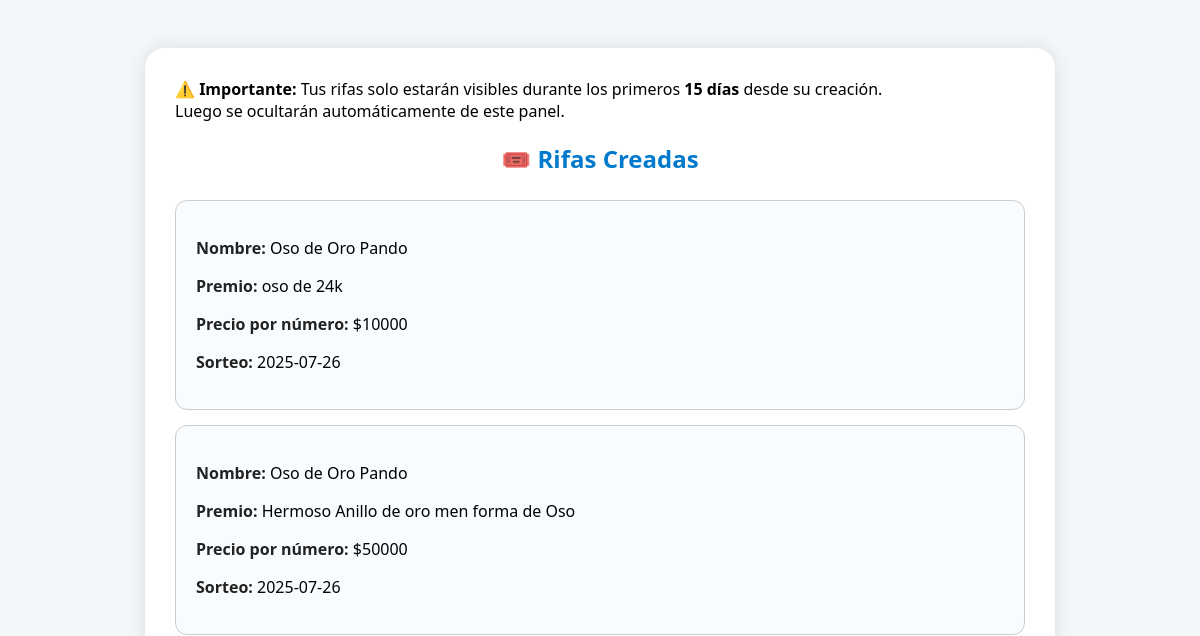
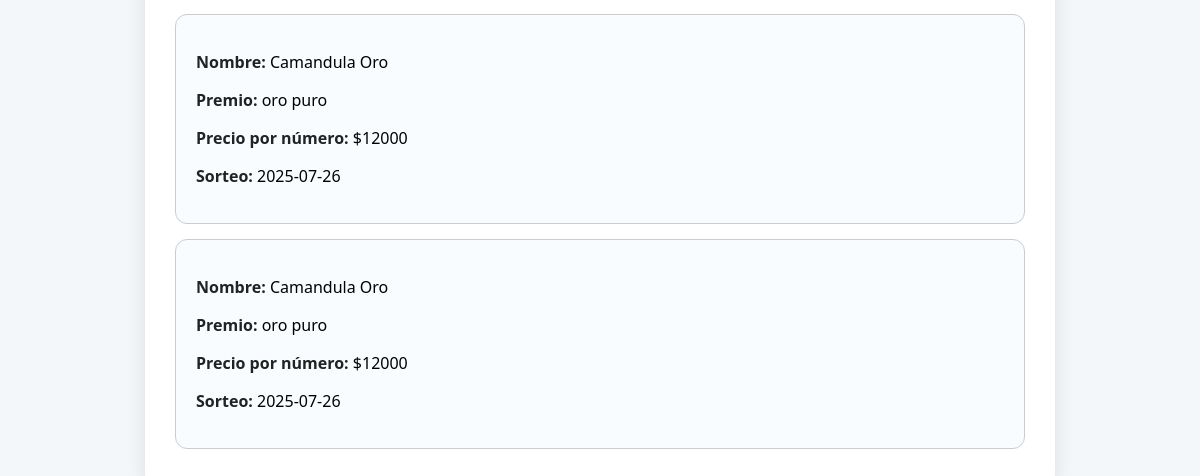
Before: /admin/ver-rifas/Geicajoyas with the older database file (2 pictures, top to bottom).
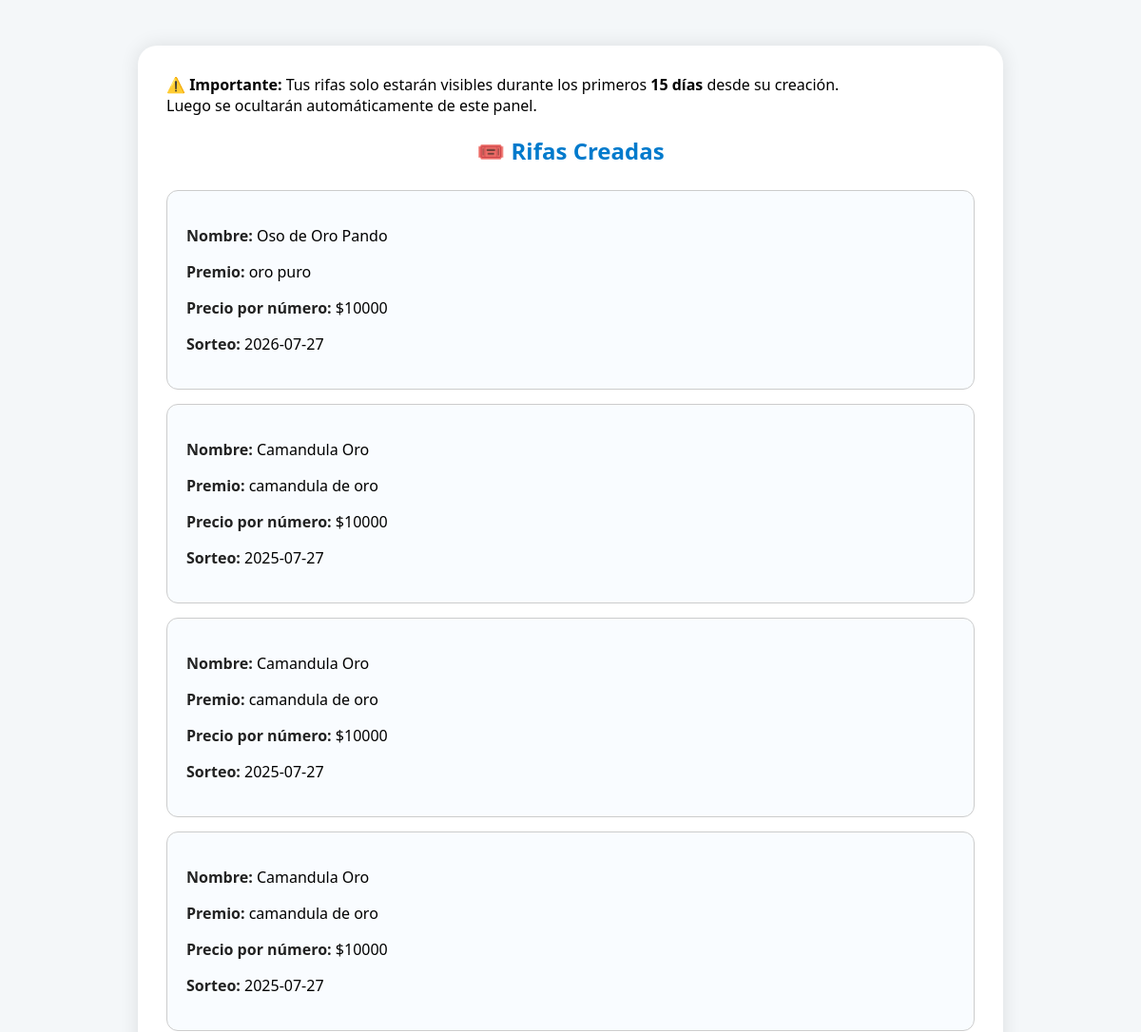
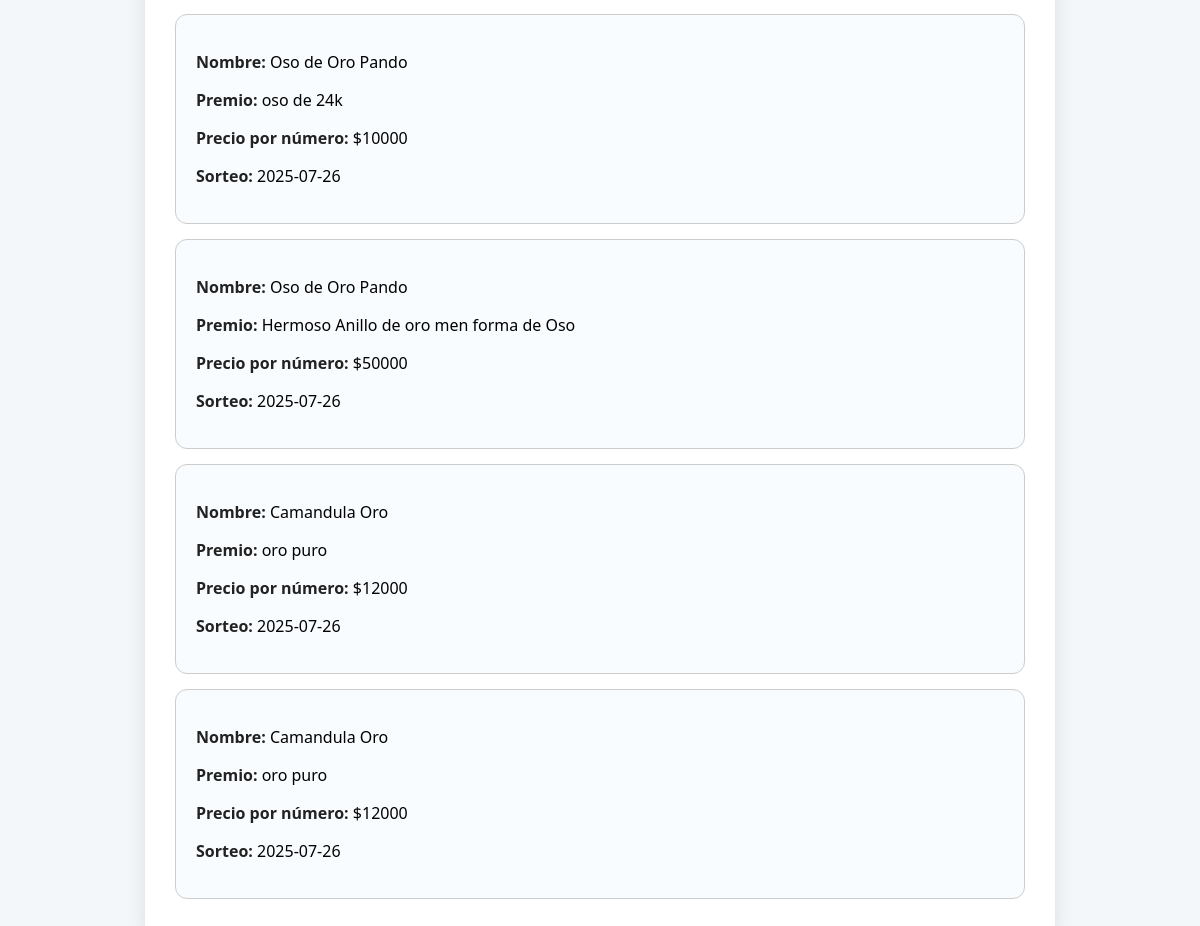
After: the same page with the newer database file (2 pictures, top to bottom).
### tables this page shows
CREATE TABLE rifas (
    id INTEGER PRIMARY KEY AUTOINCREMENT,
    negocio_id INTEGER,
    nombre_rifa TEXT,
    descripcion TEXT,
    avaluo_premio INTEGER,
    cifras INTEGER,
    cantidad_numeros INTEGER,
    precio_numero INTEGER,
    fecha_sorteo TEXT,
    numero_ganador TEXT,
    estado TEXT DEFAULT 'activa',
    fecha_creacion TEXT,
    loteria TEXT,
    slug TEXT UNIQUE,
    FOREIGN KEY (negocio_id) REFERENCES negocio(id)
);

### routes/admin_routes.py (the view)
@admin_routes.route('/ver-rifas/<slug>')
def ver_rifas_admin_slug(slug):
    conn = obtener_conexion()
    conn.row_factory = sqlite3.Row
    cursor = conn.cursor()
    cursor.execute("SELECT * FROM negocio WHERE slug = ?", (slug,))
    negocio = cursor.fetchone()
    if not negocio:
        return render_template("error.html", mensaje="❌ Negocio no encontrado.")
    if negocio["activo"] != 1:
        return render_template("error.html", mensaje="⚠️ Este negocio está inactivo.")
    from datetime import datetime, timedelta
    fecha_limite = (datetime.now() - timedelta(days=15)).strftime("%Y-%m-%d %H:%M:%S")
    cursor.execute("""
        SELECT * FROM rifas
        WHERE negocio_id = ?
        AND (
            estado = 'activa' OR
            substr(fecha_creacion, 1, 19) >= ?
        )
        ORDER BY datetime(fecha_creacion) DESC
    """, (negocio["id"], fecha_limite))
    rifas = cursor.fetchall()
    conn.close()
    mensaje_info = "📆 Solo se muestran rifas activas y las creadas en los últimos 15 días."
    return render_template("ver_rifas_admin.html", rifas=rifas, negocio=negocio, mensaje_info=mensaje_info)

### database/conexion.py (called while the page is built)
def obtener_conexion():
    conexion = sqlite3.connect(DATABASE_NAME)
    conexion.row_factory = sqlite3.Row  # Esto sí lo acepta SQLite
    return conexion

### templates/ver_rifas_admin.html (shortened to what this page needs)
<!DOCTYPE html>
<html lang="es">
<head>
</head>
<body>
  <div class="contenedor">
    <div class="info-contenedor">
  <div class="alerta-responsive">
    ⚠️ <strong>Importante:</strong> Tus rifas solo estarán visibles durante los primeros <strong>15 días</strong> desde su creación.<br>
    Luego se ocultarán automáticamente de este panel.
  </div>
  <h2 class="titulo-principal">🎟️ Rifas Creadas</h2>
</div>
     {% if rifas %}
      {% for rifa in rifas %}
        <div class="rifa">
          <p><strong>Nombre:</strong> {{ rifa['nombre_rifa'] }}</p>
          <p><strong>Premio:</strong> {{ rifa['descripcion'] }}</p>
          <p><strong>Precio por número:</strong> ${{ rifa['precio_numero'] }}</p>
          <p><strong>Sorteo:</strong> {{ rifa['fecha_sorteo'] }}</p>
        </div>
      {% endfor %}
    {% else %}
      <p>No hay rifas registradas aún.</p>
    {% endif %}
  </div>
</body>
</html>

Changed rows visible on the page:
added rifas: nombre_rifa "Oso de Oro Pando", descripcion "oro puro", precio_numero "10000", fecha_sorteo "2026-07-27"
added rifas: nombre_rifa "Camandula Oro", descripcion "camandula de oro", precio_numero "10000", fecha_sorteo "2025-07-27"
added rifas: nombre_rifa "Camandula Oro", descripcion "camandula de oro", precio_numero "10000", fecha_sorteo "2025-07-27"
added rifas: nombre_rifa "Camandula Oro", descripcion "camandula de oro", precio_numero "10000", fecha_sorteo "2025-07-27"
